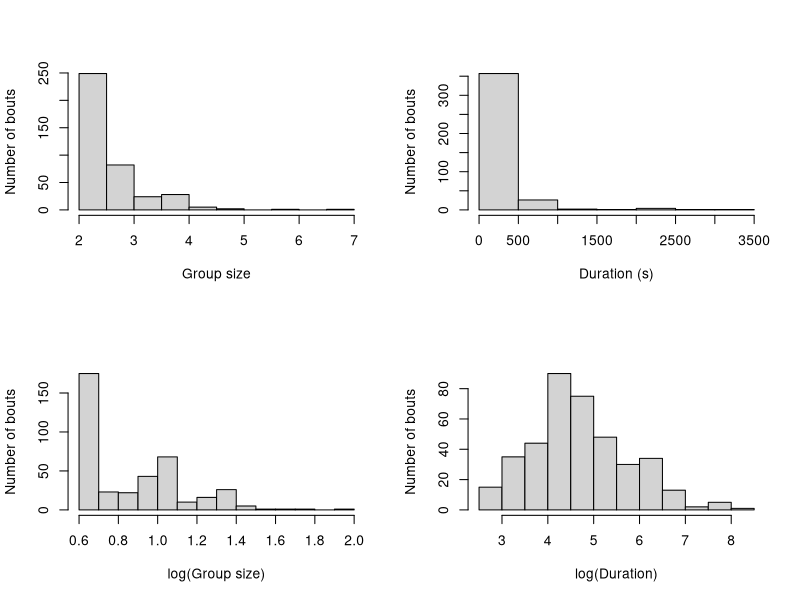
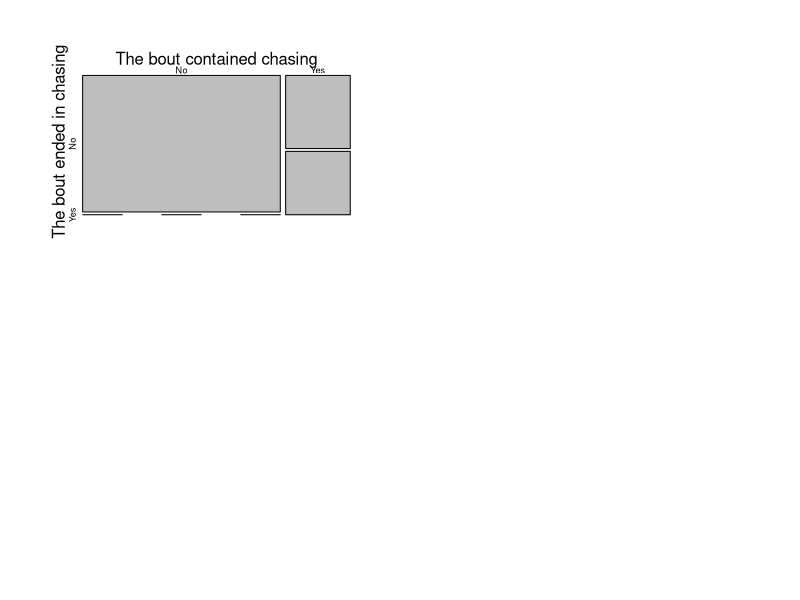
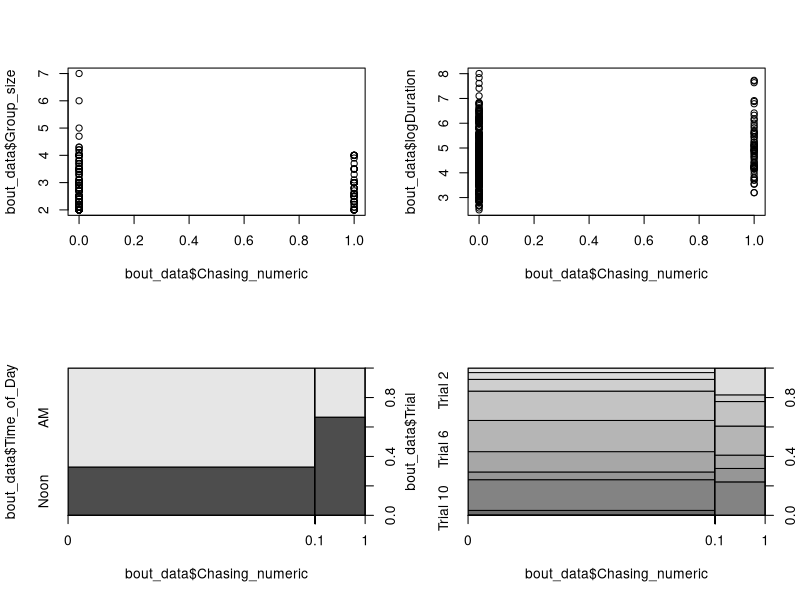
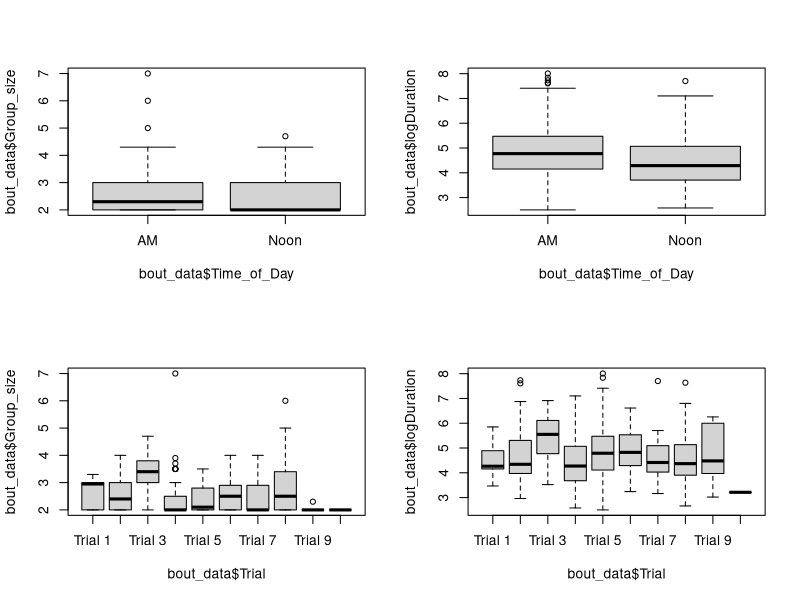
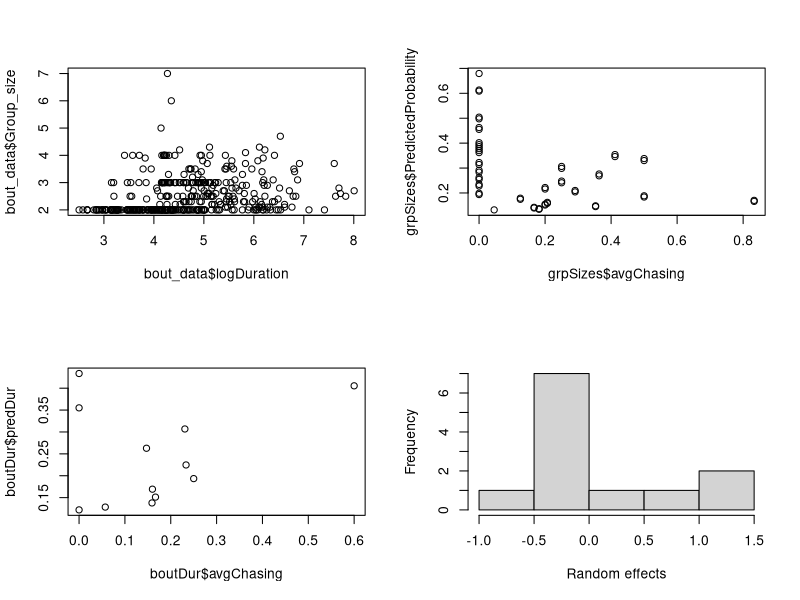
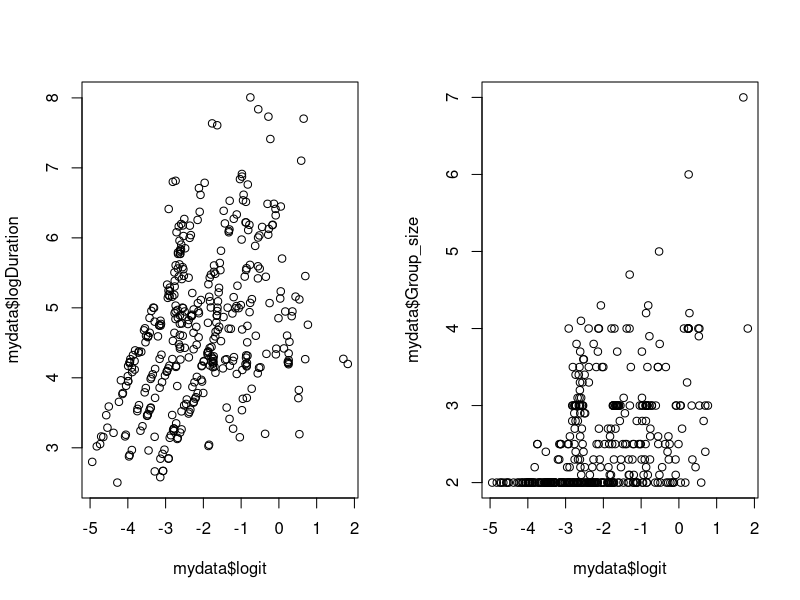
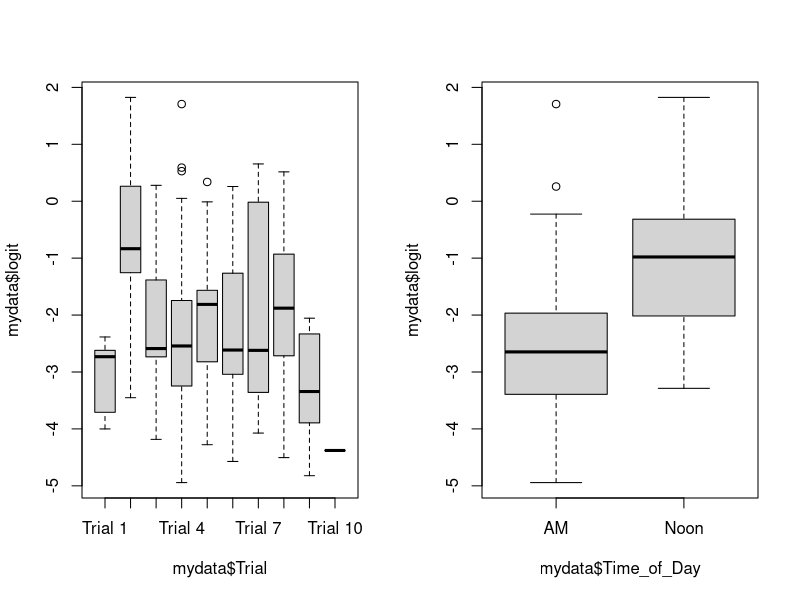
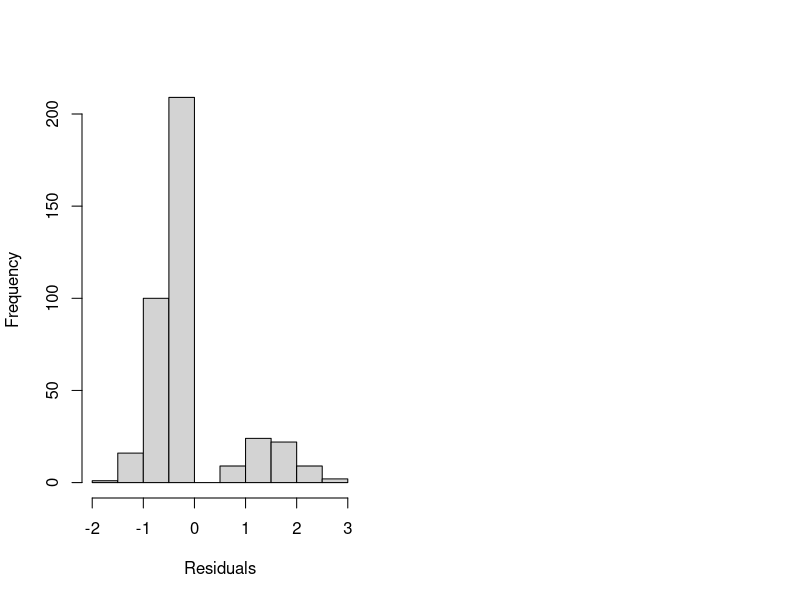

R code for these plots, in order:
## ---- chunk 1
knitr::opts_knit$set(root.dir='../',fig_path="../figs/")
## ---- chunk 2
knitr::opts_chunk$set(echo = TRUE,out.extra='',fig.pos="H",
                      fig.path = "../figs/",
                      dpi = 300,fig.keep='none',dev='png')
## ---- chunk 3
library(stringr)
library(dplyr)
library(scales)
library(tidyverse)
require(lme4)
library(knitr)
library(VGAM)
## ---- chunk 4
time_cols<-c(AM="#fc8d62",Noon="#e78ac3")
trial_pch<-c(0:7,9:10)
## ---- chunk 5
logit_transform<-function(x){
  xl<-log(x/(1-x))
  return(xl)
}
## ---- chunk 6
chase_data<-read.csv("processed_data/chase_data.csv")

court_data<-read.csv("processed_data/courtship_data.csv")

behav_data<-read.csv("processed_data/combined_behavioural_data.csv")
## ---- chunk 7
bout_data<-do.call(rbind,as.list(by(
  data=behav_data,
  INDICES=behav_data$bout_number,
  function(dat){
    bout_dat<- dat[,c("bout_number","Trial", "Time_of_Day","Group_size", "total_time_of_courtship","Chasing_present","Chasing_numeric","Chasing_end","Chasing_end_numeric")]
    return(unique(bout_dat))
  }
  
)))

bout_data$logDuration<-log(bout_data$total_time_of_courtship)
bout_data$Time_of_Day <- factor(bout_data$Time_of_Day,
                                levels=c("AM","Noon"))
bout_data$Trial <- factor(bout_data$Trial,
                          levels=c(
  "Trial 1",
  "Trial 2",
  "Trial 3",
  "Trial 4",
  "Trial 5",
  "Trial 6",
  "Trial 7",
  "Trial 8",
  "Trial 9",
  "Trial 10"
))
## ---- chunk 8
par(mfrow=c(2,2))
hist(bout_data$Group_size, 
     main="",
     xlab="Group size",
     ylab="Number of bouts"
     )
hist(bout_data$total_time_of_courtship,
     main="",
     xlab="Duration (s)",
     ylab="Number of bouts")

hist(log(bout_data$Group_size),
     main="",
     xlab="log(Group size)",
     ylab="Number of bouts")
hist(log(bout_data$total_time_of_courtship),
     main="",
     xlab="log(Duration)",
     ylab="Number of bouts")
## ---- chunk 9
plot(table(chase_data$Chasing_present, chase_data$Chasing_end),
     main="")
mtext("The bout ended in chasing",2)
mtext("The bout contained chasing",3)
## ---- chunk 10
par(mfrow=c(2,2))
plot(bout_data$Group_size~bout_data$Chasing_numeric)
plot(bout_data$logDuration~bout_data$Chasing_numeric)
plot(bout_data$Time_of_Day~bout_data$Chasing_numeric)
plot(bout_data$Trial~bout_data$Chasing_numeric)
## ---- chunk 11
par(mfrow=c(2,2))
boxplot(bout_data$Group_size~bout_data$Time_of_Day)
boxplot(bout_data$logDuration~bout_data$Time_of_Day)
boxplot(bout_data$Group_size~bout_data$Trial)
boxplot(bout_data$logDuration~bout_data$Trial)
## ---- chunk 12
plot(bout_data$Group_size~bout_data$logDuration)
## ---- chunk 13
logit_back<-function(y) { return(exp(y)/(1+exp(y))) }

## ---- chunk 14
predicted_probs<-function(mod, tmpdat,column, jvalues){
  # calculate predicted probabilities and store in a list
  pp <- lapply(jvalues, function(j) {
    
      tmpdat[,column] <- j
      p<-predict(mod, newdata = tmpdat, type = "response")
      
      return(p)
  })
  
  # get the means with lower and upper quartiles
  plotdat <- t(sapply(pp, function(x) {
    
      c(M = mean(x), quantile(x, c(0.2, 0.8)))
  }))
  
  # add in LengthofStay values and convert to data frame
  plotdat <- as.data.frame(cbind(plotdat, jvalues))
  
  # better names and show the first few rows
  colnames(plotdat) <- c("PredictedProbability", "Lower", "Upper", "Variable")
  
  return(plotdat)
}
## ---- chunk 15
ChaseMod<- glmer(Chasing_numeric~Group_size*logDuration+ (1|Time_of_Day) +(1|Trial), 
                    family="binomial",
                    data=bout_data)
ChaseModSum<-summary(ChaseMod)
ChaseModANOVA<-anova(ChaseMod)

# get standard errors
ChaseMod_SE <- sqrt(diag(vcov(ChaseMod)))

# convert to prob space
ChaseMod_Est<-cbind(Est = logit_back(fixef(ChaseMod)), 
              LL = logit_back(fixef(ChaseMod) - 1.96 * ChaseMod_SE ), 
              UL = logit_back(fixef(ChaseMod) + 1.96 *ChaseMod_SE ),
              ChaseModSum$coefficients[,3:4])


kable(ChaseMod_Est,"latex",booktab=TRUE)
## ---- chunk 16
tmpdat <- bout_data[, c("Group_size","logDuration", "Time_of_Day", "Trial")]

# Group size
jvalues <- seq(from = min(bout_data$Group_size), to = max(bout_data$Group_size),length.out=100)
grpChaseMod_predict<-predicted_probs(ChaseMod, tmpdat, "Group_size",jvalues)

# duration (log-transformed)
jvalues <- seq(from = min(bout_data$logDuration), to = max(bout_data$logDuration),length.out=100)
durChaseMod_predict<-predicted_probs(ChaseMod, tmpdat, "logDuration",jvalues)

## ---- chunk 17
grpSizes<-data.frame(
  avgChasing=unlist(as.list(by(bout_data,bout_data$Group_size, function(dat){
    return(mean(dat$Chasing_numeric))
  })))
)
grpSizes$grpSize <- rownames(grpSizes)

preds<-grpChaseMod_predict[round(grpChaseMod_predict$Variable,1) %in% grpSizes$grpSize,]
preds$Variable<-round(preds$Variable,1)

grpSizes<-merge(grpSizes, preds, by.x = "grpSize",by.y="Variable",all=TRUE)

plot(grpSizes$PredictedProbability~grpSizes$avgChasing)
## ---- chunk 18
durCats<-seq(floor(min(bout_data$logDuration)),ceiling(max(bout_data$logDuration)),by=0.5)

boutDur<-data.frame(matrix(NA, nrow=length(durCats)-1,ncol=3))
colnames(boutDur)<-c("avgChasing","avgDur","predDur")
for(i in 1:length(durCats) - 1){
  boutDur[i,]<-data.frame(
    avgChasing=mean(bout_data$Chasing_numeric[bout_data$logDuration >= durCats[i] & 
                                                bout_data$logDuration < durCats[i+1]]),
    avgDur = mean(durCats[i], durCats[i+1]),
    predDur = mean(durChaseMod_predict$PredictedProbability[durChaseMod_predict$Variable >= durCats[i] &
                                                              durChaseMod_predict$Variable < durCats[i+1]])
  )
}


plot(boutDur$predDur~boutDur$avgChasing)
## ---- chunk 19
rands<-ranef(ChaseMod)

hist(c(rands$Trial[,1],rands$Time_of_Day[,1]), main="",xlab="Random effects")
## ---- chunk 20
probabilities <- predict(ChaseMod, type="response")
pred_classes<-ifelse(probabilities > 0.5, "yes", "no")

predictors<-c("logDuration","Group_size","Time_of_Day","Trial")

mydata<-cbind(bout_data[,predictors], 
              logit=logit_transform(probabilities))

par(mfrow=c(1,2))
plot(mydata$logDuration~mydata$logit)
plot(mydata$Group_size~mydata$logit)


## ---- chunk 21
par(mfrow=c(1,2))
boxplot(mydata$logit~mydata$Trial)
boxplot(mydata$logit~mydata$Time_of_Day)
## ---- chunk 22
hist(resid(ChaseMod), main="",xlab="Residuals")
## ---- chunk 23
bout_data_noOut<-bout_data[bout_data$Trial != "Trial 10",]
bout_data_noOut<-bout_data[bout_data_noOut$Group_size <=5,]
ChaseMod_noOut<- glmer(Chasing_numeric~Group_size*logDuration+ (1|Time_of_Day) +(1|Trial), 
                    family="binomial",
                    data=bout_data_noOut)
ChaseMod_noOutSum<-summary(ChaseMod_noOut)
ChaseMod_noOutANOVA<-anova(ChaseMod_noOut)

# get standard errors
ChaseMod_noOut_SE <- sqrt(diag(vcov(ChaseMod_noOut)))

# convert to prob space
ChaseMod_noOut_Est<-cbind(Est = logit_back(fixef(ChaseMod_noOut)), 
              LL = logit_back(fixef(ChaseMod_noOut) - 1.96 * ChaseMod_noOut_SE ), 
              UL = logit_back(fixef(ChaseMod_noOut) + 1.96 *ChaseMod_noOut_SE ),
              ChaseMod_noOutSum$coefficients[,3:4])


kable(ChaseMod_noOut_Est,"latex",booktab=TRUE)
## ---- chunk 24
tmpdat <- bout_data[, c("Group_size","logDuration", "Time_of_Day", "Trial")]

# Group size
jvalues <- seq(from = min(bout_data$Group_size), to = max(bout_data$Group_size),length.out=100)
grpChaseMod_predict_noOut<-predicted_probs(ChaseMod_noOut, tmpdat, "Group_size",jvalues)

# duration (log-transformed)
jvalues <- seq(from = min(bout_data$logDuration), to = max(bout_data$logDuration),length.out=100)
durChaseMod_predict_noOut<-predicted_probs(ChaseMod_noOut, tmpdat, "logDuration",jvalues)

## ---- chunk 25
par(mfrow=c(1,2))
# group size
plot(jitter(bout_data$Chasing_numeric, 0.25)~bout_data$Group_size,
       pch=trial_pch[bout_data$Trial],
     col=alpha(time_cols[bout_data$Time_of_Day],0.5),
     cex=1.5,
     xlab="Mean Group size",
     ylab="Chasing present",
     yaxt='n',
     bty='l')
axis(2,at=c(0,1),labels=c("No","Yes"),las=1)

# add the predicted probabilities for all data
polygon(c(rev(grpChaseMod_predict$Variable),grpChaseMod_predict$Variable), 
        c(rev(grpChaseMod_predict$Lower),grpChaseMod_predict$Upper),
     col = alpha("grey90",0.5), border = NA)

lines(grpChaseMod_predict$Variable, 
      grpChaseMod_predict$PredictedProbability, lwd = 2)

# add predicted probs for no outlier data
polygon(c(rev(grpChaseMod_predict_noOut$Variable),grpChaseMod_predict_noOut$Variable), 
        c(rev(grpChaseMod_predict_noOut$Lower),grpChaseMod_predict_noOut$Upper),
     col = alpha("orchid4",0.5), border = NA)

lines(grpChaseMod_predict_noOut$Variable, 
      grpChaseMod_predict_noOut$PredictedProbability, lwd = 2,col="orchid")

# duration
plot(jitter(bout_data$Chasing_numeric)~bout_data$logDuration,
     xlab="log(Courtship bout duration (s))",
     ylab="Chasing present",
     yaxt='n',
     bty='l',
     pch=19,
     col=alpha("dark grey",0.5),
     cex=1.5,
     type='n')
axis(2,at=c(0,1),labels=c("No","Yes"),las=1)


# add the predicted probabilities
polygon(c(rev(durChaseMod_predict$Variable),durChaseMod_predict$Variable), 
        c(rev(durChaseMod_predict$Lower),durChaseMod_predict$Upper),
     col = alpha("grey90",0.5), border = NA)

lines(durChaseMod_predict$Variable, 
      durChaseMod_predict$PredictedProbability, lwd = 2)

# add the points
points(jitter(bout_data$Chasing_numeric, 0.5)~bout_data$logDuration,
       pch=trial_pch[bout_data$Trial],
     col=alpha(time_cols[bout_data$Time_of_Day],0.5),
     cex=1.5)
# add predicted probs for no outlier data
polygon(c(rev(durChaseMod_predict_noOut$Variable),durChaseMod_predict_noOut$Variable), 
        c(rev(durChaseMod_predict_noOut$Lower),durChaseMod_predict_noOut$Upper),
     col = alpha("orchid4",0.5), border = NA)

lines(durChaseMod_predict_noOut$Variable, 
      durChaseMod_predict_noOut$PredictedProbability, lwd = 2,col="orchid")


## ---- chunk 26
chase_end_data<-bout_data[which(bout_data$Chasing_numeric==1),]
## ---- chunk 27
EndMod<- glmer(Chasing_end_numeric~Group_size*logDuration+(1|Time_of_Day) +(1|Trial),
               family=binomial("cloglog"),
               data=chase_end_data)
EndModSum<-summary(EndMod)
EndModAnova<-anova(EndMod)

# get standard errors
EndMod_SE <- sqrt(diag(vcov(EndMod)))

# convert to prob space
EndMod_Est<-cbind(Est = clogloglink(fixef(EndMod), inverse=TRUE), 
              LL = clogloglink(fixef(EndMod) - 1.96 * EndMod_SE, inverse=TRUE), 
              UL = clogloglink(fixef(EndMod) + 1.96 *EndMod_SE, inverse=TRUE),
              EndModSum$coefficients[,3:4])


kable(EndMod_Est,"latex", booktab=TRUE,
      caption="Table of estimates, their confidence intervals, and their z-scores and p-values.")
## ---- chunk 28
tmpdat <- chase_end_data[, c("Group_size","logDuration", "Time_of_Day", "Trial")]

# group size
jvalues <- seq(from = min(chase_end_data$Group_size), to = max(chase_end_data$Group_size),length.out=100)
grpEndMod_predict<-predicted_probs(EndMod, tmpdat, "Group_size",jvalues)

#duration
jvalues <- seq(from = min(chase_end_data$logDuration), to = max(chase_end_data$logDuration),length.out=100)
durEndMod_predict<-predicted_probs(EndMod, tmpdat, "logDuration",jvalues)

## ---- chunk 29
grpSizes<-data.frame(
  avgChasing=unlist(as.list(by(chase_end_data,chase_end_data$Group_size, function(dat){
    return(mean(dat$Chasing_end_numeric))
  })))
)
grpSizes$grpSize <- rownames(grpSizes)

preds<-grpEndMod_predict[round(grpEndMod_predict$Variable,1) %in% grpSizes$grpSize,]
preds$Variable<-round(preds$Variable,1)

grpSizes<-merge(grpSizes, preds, by.x = "grpSize",by.y="Variable",all=TRUE)

plot(grpSizes$PredictedProbability~grpSizes$avgChasing)
## ---- chunk 30
durCats<-seq(floor(min(chase_end_data$logDuration)),ceiling(max(chase_end_data$logDuration)),by=0.5)

boutDur<-data.frame(matrix(NA, nrow=length(durCats)-1,ncol=3))
colnames(boutDur)<-c("avgChasing","avgDur","predDur")
for(i in 1:length(durCats) - 1){
  boutDur[i,]<-data.frame(
    avgChasing=mean(chase_end_data$Chasing_end_numeric[chase_end_data$logDuration >= durCats[i] & 
                                                chase_end_data$logDuration < durCats[i+1]]),
    avgDur = mean(durCats[i], durCats[i+1]),
    predDur = mean(durEndMod_predict$PredictedProbability[durEndMod_predict$Variable >= durCats[i] &
                                                              durEndMod_predict$Variable < durCats[i+1]])
  )
}


plot(boutDur$predDur~boutDur$avgChasing)
## ---- chunk 31
sem<-function(x) { return(sd(x)/sqrt(length(x)))}
## ---- chunk 32
meanTab<-data.frame(
  Data=c("Actual observations",
         "Predicteds across group size",
         "Predicteds across log bout duration"),
  Mean=c(mean(chase_end_data$Chasing_end_numeric),
         mean(grpEndMod_predict$PredictedProbability),
         mean(durEndMod_predict$PredictedProbability)),
  SEM=c(sem(chase_end_data$Chasing_end_numeric),
         sem(grpEndMod_predict$PredictedProbability),
         sem(durEndMod_predict$PredictedProbability))
         
)

kable(meanTab,"latex",booktab=TRUE, caption="The means of the actual observations and the predicted probabilities for various group sizes and durations.")
## ---- chunk 33
rands<-ranef(EndMod)

hist(c(rands$Trial[,1],rands$Time_of_Day[,1]), main="",xlab="Random effects")
## ---- chunk 34
probabilities <- predict(EndMod, type="response")
pred_classes<-ifelse(probabilities > 0.5, "yes", "no")

predictors<-c("logDuration","Group_size","Time_of_Day","Trial")

mydata<-cbind(chase_end_data[,predictors], 
              loglog=clogloglink(probabilities))

par(mfrow=c(1,2))
plot(mydata$logDuration~mydata$loglog)
plot(mydata$Group_size~mydata$loglog)


## ---- chunk 35
par(mfrow=c(1,2))
boxplot(mydata$loglog~mydata$Trial)
boxplot(mydata$loglog~mydata$Time_of_Day)
## ---- chunk 36
hist(resid(EndMod), main="",xlab="Residuals")
## ---- chunk 37
par(mfrow=c(1,2), mar=c(4,4,2.5,1))
# group size,
plot(jitter(bout_data$Chasing_numeric, 0.25)~bout_data$Group_size,
       pch=trial_pch[bout_data$Trial],
     col=alpha(time_cols[bout_data$Time_of_Day],0.5),
     cex=1.5,
     xlab="Mean Group size",
     ylab="Chasing present",
     yaxt='n',
     bty='l')
axis(2,at=c(0,1),labels=c("No","Yes"),las=1)

# add the predicted probabilities
polygon(c(rev(grpChaseMod_predict$Variable),grpChaseMod_predict$Variable), 
        c(rev(grpChaseMod_predict$Lower),grpChaseMod_predict$Upper),
     col = alpha("grey90",0.5), border = NA)

lines(grpChaseMod_predict$Variable, 
      grpChaseMod_predict$PredictedProbability, lwd = 2)

legend("topright",
       as.expression(bquote(bold("A"))),
       cex=2,bty='n',xpd=TRUE)

# duration
plot(jitter(bout_data$Chasing_numeric, 0.25)~bout_data$logDuration,
     xlab="log(Courtship bout duration (s))",
     ylab="",
     yaxt='n',
     bty='l',
     pch=19,
     col=alpha("dark grey",0.5),
     cex=1.5,
     type='n')
axis(2,at=c(0,1),labels=c("No","Yes"),las=1)


# add the predicted probabilities
polygon(c(rev(durChaseMod_predict$Variable),durChaseMod_predict$Variable), 
        c(rev(durChaseMod_predict$Lower),durChaseMod_predict$Upper),
     col = alpha("grey90",0.5), border = NA)

lines(durChaseMod_predict$Variable, 
      durChaseMod_predict$PredictedProbability, lwd = 2)

# add the points
points(jitter(bout_data$Chasing_numeric, 0.25)~bout_data$logDuration,
       pch=trial_pch[bout_data$Trial],
     col=alpha(time_cols[bout_data$Time_of_Day],0.5),
     cex=1.5)

legend("topright",
       as.expression(bquote(bold("B"))),
       cex=2,bty='n',xpd=TRUE)

# add a legend to the top
par(fig=c(0, 1, 0, 1), oma=c(0, 0, 0, 0),
              mar=c(0, 0, 0, 0), new=TRUE)

plot(0, 0, type='n', bty='n', xaxt='n', yaxt='n')
legend("top",
       c(levels(bout_data$Trial),
         levels(bout_data$Time_of_Day)),
       pch=c(trial_pch, 19,19),
       col=c(rep("black",10),time_cols),
       bty='n',
       ncol=6)



## ---- chunk 38
# Calculating the proportion of chasing
prop_chasing <- table(chase_data$Trial, chase_data$Chasing_present )
prop_chasing <- as.data.frame(rbind(prop_chasing))
prop_chasing$No <- as.numeric(prop_chasing$No)
prop_chasing$Yes <- as.numeric(prop_chasing$Yes)
prop_chasing$sum <-prop_chasing$No + prop_chasing$Yes
prop_chasing$Prop_No <- round(prop_chasing$No/prop_chasing$sum, 3)
prop_chasing$Prop_Yes <- round(prop_chasing$Yes/prop_chasing$sum, 3)
prop_chasing$Trial <- rownames(prop_chasing)


prop_chase  <- merge(prop_chasing[,c(3:6)], 
                    unique(chase_data[,c("Trial", "Difference", "Max_length")]), 
                    by="Trial")

## ---- chunk 39
plot(prop_chase$Difference~prop_chase$Max_length,
     cex=1.5,     
     pch=19,
     xlab="Maximum female length (mm)",
     ylab="Difference in female lengths (mm)",
     bty='l',
     ylim=c(15,40),
     xlim=c(110,125))
## ---- chunk 40
prop_cor<-cor.test(prop_chase$Prop_Yes, prop_chase$Difference,method = "spearman")
## ---- chunk 41
plot(prop_chase$Prop_Yes~prop_chase$Difference,
     cex=log(prop_chase$sum)/2,
     pch=19,
     xlab="Difference in female lengths (mm)",
     ylab="Proportion of time spent chasing",
     bty='l',
     ylim=c(0,1),
     xlim=c(15,40))
legend("topleft",
       bty='n',
       legend=c(bquote("Spearman's"~rho==.(round(prop_cor$estimate,3))),
                bquote("                   p"==.(round(prop_cor$p.value,3)))
                ),
       cex=1.5)
